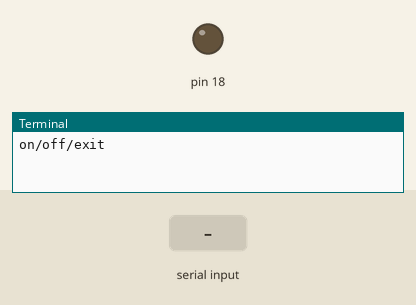
This program was run on a simulated Raspberry Pi (header pin numbers). On the bench: output pins drawn as LEDs (lit = HIGH), the last lines printed to the terminal. The inputs (shaded band) are chosen by the test bench.

Above: at 1.2 s.
1.3 s: "on" typed at the terminal, then Enter
At 1.6 s:
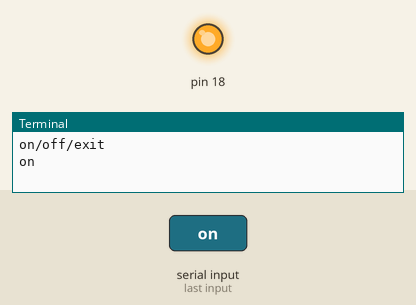
4.3 s: "off" typed at the terminal, then Enter
At 5.1 s:
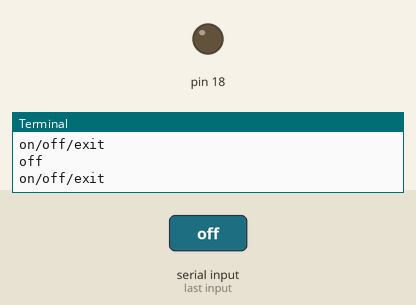
Timing chart, 0 to 7.3 s (numbered marks = the images above; inputs shaded):
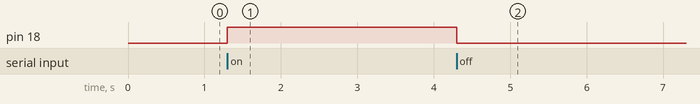

Measured:
- after the input at 1.3 s, pin 18: LOW → HIGH at once
- after the input at 4.3 s, pin 18: HIGH → LOW at once

The program:

highDC.py
```python
import RPi.GPIO as GPIO
from time import sleep
GPIO.setmode(GPIO.BOARD)
GPIO.setup(18, GPIO.OUT)
while True:
    x = input("on/off/exit")
    if x == "on" or x == "ON":
        GPIO.output(18, GPIO.HIGH)
        sleep(0.5)
    if x == "off" or x == "OFF":
        GPIO.output(18, GPIO.LOW)
    sleep(0.5)
    if x == "exit" or x == "EXIT":
        break
GPIO.cleanup()
```
